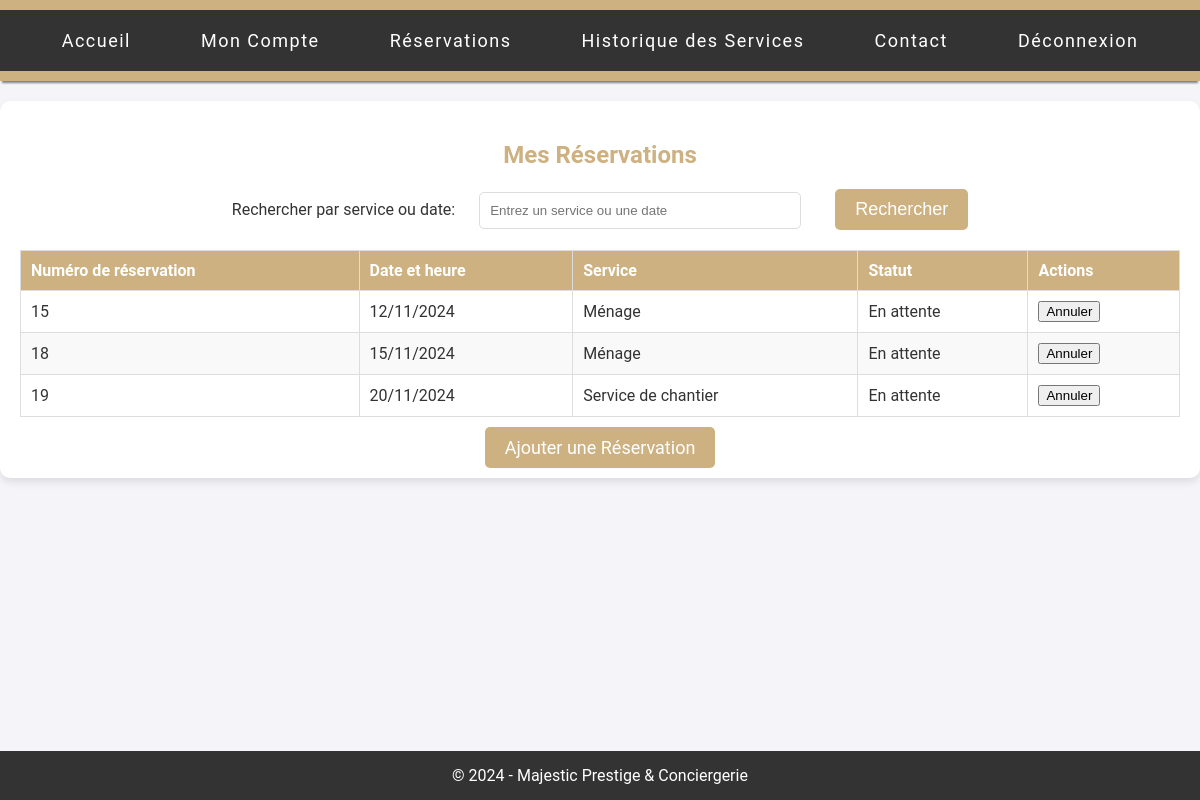
Page /dash_reservation/ (signed in) on the committed database.
### services/backend/models.py (models this page shows, shortened)
class BaseModel(models.Model):
    created_at = models.DateTimeField(auto_now_add=True)
    id = models.AutoField(primary_key=True)
    class Meta:
        abstract = True  # Indique que cette classe ne doit pas créer de table dans la base

class Reservation(BaseModel):
    STATUS_CHOICES = [
        ('En attente', 'En attente'),
        ('Confirmée', 'Confirmée'),
        ('Annulée', 'Annulée'),
        ('Terminée', 'Terminée'),
    ]
    client = models.ForeignKey(Client, on_delete=models.CASCADE)
    client_address = models.CharField(max_length=100)
    service = models.ForeignKey(Service, on_delete=models.CASCADE)
    service_description = models.TextField()
    datetime_start = models.DateTimeField()
    datetime_end = models.DateTimeField()
    reservation_status = models.CharField(
        max_length=25,
        choices=STATUS_CHOICES,
        default='En attente'
    )
    def __str__(self):
        username = self.client.user.username if self.client.user else "Client sans compte"
        return f'Reservation for {username} on {self.datetime_start}'

class Service(BaseModel):
    client = models.ForeignKey(Client, on_delete=models.CASCADE, default=1)
    service_name = models.CharField(max_length=50)
    service_description = models.TextField()
    date_service = models.DateTimeField(default=timezone.now)
    price = models.FloatField()
    image_path = models.CharField(max_length=255, blank=True, null=True)
    subservice1_name = models.CharField(max_length=50, blank=True, null=True)
    subservice1_description = models.TextField(blank=True, null=True)
    subservice2_name = models.CharField(max_length=50, blank=True, null=True)
    subservice2_description = models.TextField(blank=True, null=True)

### services/backend/views.py (the view, shortened to what this page needs)
# urls.py: path('dash_reservation/', views.dash_reservation, name='dash_reservation'),
@login_required
def dash_reservation(request):
    query = request.GET.get('search', '').strip()
    reservations = Reservation.objects.none()
    if request.user.is_authenticated:
        client_instance = Client.objects.get(user=request.user)
        reservations = Reservation.objects.filter(client=client_instance)
        print("Toutes les réservations de l'utilisateur:", reservations)
    return render(request, 'dash_reservation.html', {'reservations': reservations, 'search': query})

### services/frontend/templates/dash_reservation.html (shortened to what this page needs)
{% load static %}
<!DOCTYPE html>
<html lang="fr">
<head>
    <link rel="stylesheet" href="{% static 'css/dash-reservation.css' %}">
</head>
<body>
    <header>
        <nav>
            <ul>
                <li><a href="{% url 'accueil' %}">Accueil</a></li>
                <li><a href="{% url 'mon_compte' %}">Mon Compte</a></li>
                <li><a href="{% url 'dash_reservation' %}">Réservations</a></li>
                <li><a href="{% url 'historique_service' %}">Historique des Services</a></li>
                <li><a href="{% url 'contact' %}">Contact</a></li>
                <li><a href="{% url 'logout_user' %}">Déconnexion</a></li>
            </ul>
        </nav>
    </header>
    <main>
        <h2>Mes Réservations</h2>
        <div class="search-container">
            <form action="{% url 'dash_reservation' %}" method="get">
                <label for="search">Rechercher par service ou date:</label>
                <input type="text" id="search" name="search" placeholder="Entrez un service ou une date" value="{{ search }}">
                <button type="submit">Rechercher</button>
            </form>
        </div>
        <table>
            <thead>
                <tr>
                    <th>Numéro de réservation</th>
                    <th>Date et heure</th>
                    <th>Service</th>
                    <th>Statut</th>
                    <th>Actions</th>
                </tr>
            </thead>
            <tbody>
                {% for reservation in reservations %}
    <tr>
        <td>{{ reservation.id }}</td>
        <td>{{ reservation.datetime_start|date:"d/m/Y" }}</td>
        <td>{{ reservation.service.service_name }}</td>
        <td>{{ reservation.reservation_status }}</td>
        <td>
            {% if reservation.status != 'Annulé' %}
                <form action="{% url 'cancel_reservation' reservation.id %}" method="post" style="display: inline;">
                    <button type="submit">Annuler</button>
                </form>
            {% else %}
                Annulé
            {% endif %}
        </td>
    </tr>
    {% empty %}
    <tr>
        <td colspan="5" id="message_confirmation">Aucune réservation trouvée.</td>
    </tr>
    {% endfor %}
            </tbody>
        </table>
        <div class="actions">
            <a href="{% url 'reserver' %}" class="button">Ajouter une Réservation</a>
        </div>
    </main>
    <footer>
        <p>&copy; 2024 - Majestic Prestige & Conciergerie</p>
    </footer>
</body>
</html>

### services/frontend/static/css/dash-reservation.css (style rules this page uses)
body { font-family: 'Roboto', sans-serif; background-color: #f4f4f9; margin: 0; padding: 0; color: #333; }
header { background-color: #CDB181; color: white; padding: 10px 0; text-align: center; box-shadow: 0px 4px 2px -2px gray; }
nav { background-color: #333; display: flex; justify-content: center; padding: 10px; }
nav ul { list-style-type: none; margin: 0; padding: 0; display: flex; letter-spacing: 1.5px; }
nav ul li { margin: 0 15px; }
nav ul li a { color: white; text-decoration: none; font-size: 18px; padding: 10px 20px; display: block; border-radius: 5px; }
main { margin: 20px auto; padding: 20px; max-width: 1200px; background-color: white; border-radius: 10px; box-shadow: 0 4px 8px rgba(0, 0, 0, 0.1); }
main h2 { margin-bottom: 20px; }
footer { background-color: #333; color: white; text-align: center; padding: 10px 0; position: absolute; width: 100%; bottom: 0; }
h2 { font-size: 24px; color: #CDB181; text-align: center; margin-bottom: 20px; }
.search-container { display: flex; justify-content: center; margin-bottom: 20px; }
.search-container label { margin-top: 10px; }
.search-container input { padding: 10px; border: 1px solid #ddd; border-radius: 5px; width: 300px; margin-right: 30px; margin-left: 20px; }
.search-container button { padding: 10px 20px; background-color: #CDB181; color: white; border: none; border-radius: 5px; cursor: pointer; font-size: 18px; }
table { width: 100%; border-collapse: collapse; margin-top: 20px; }
table th, table td { padding: 10px; border: 1px solid #ddd; text-align: left; }
table th { background-color: #CDB181; color: white; }
table tr:nth-child(even) { background-color: #f9f9f9; }
.actions { text-align: center; margin-top: 20px; }
.actions a { padding: 10px 20px; background-color: #CDB181; color: white; border: none; border-radius: 5px; margin: 0 10px; cursor: pointer; font-size: 18px; text-decoration: none; }
footer p { margin: 5px 0; }

### rows in the picture
Reservation: id "15", datetime_start "12/11/2024", service.service_name "Ménage", reservation_status "En attente"
Reservation: id "18", datetime_start "15/11/2024", service.service_name "Ménage", reservation_status "En attente"
Reservation: id "19", datetime_start "20/11/2024", service.service_name "Service de chantier", reservation_status "En attente"
